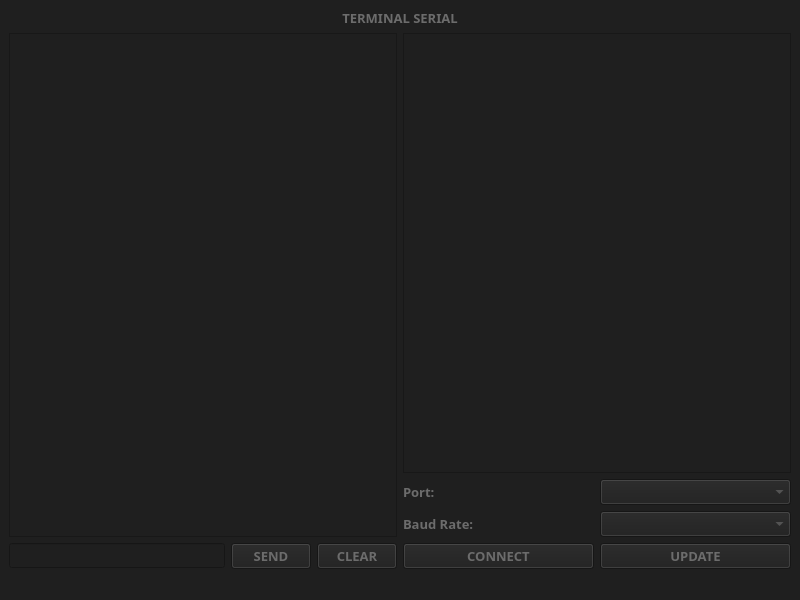
<?xml version="1.0" encoding="UTF-8"?>
<ui version="4.0">
 <class>MainWindow</class>
 <widget class="QMainWindow" name="MainWindow">
  <property name="geometry">
   <rect>
    <x>0</x>
    <y>0</y>
    <width>800</width>
    <height>600</height>
   </rect>
  </property>
  <property name="windowTitle">
   <string>MainWindow</string>
  </property>
  <property name="styleSheet">
   <string notr="true">background-color: rgb(31, 31, 31);</string>
  </property>
  <widget class="QWidget" name="centralwidget">
   <layout class="QHBoxLayout" name="horizontalLayout_7">
    <item>
     <layout class="QVBoxLayout" name="verticalLayout_4">
      <item>
       <widget class="QLabel" name="label_6">
        <property name="font">
         <font>
          <family>Segoe UI Black</family>
          <pointsize>10</pointsize>
          <weight>75</weight>
          <bold>true</bold>
         </font>
        </property>
        <property name="styleSheet">
         <string notr="true">background-color: rgb(31, 31, 31);
color: rgb(108, 108, 108);</string>
        </property>
        <property name="text">
         <string>TERMINAL SERIAL</string>
        </property>
        <property name="alignment">
         <set>Qt::AlignCenter</set>
        </property>
       </widget>
      </item>
      <item>
       <layout class="QHBoxLayout" name="horizontalLayout_5">
        <item>
         <layout class="QVBoxLayout" name="verticalLayout_2">
          <item>
           <layout class="QHBoxLayout" name="horizontalLayout_8"/>
          </item>
          <item>
           <widget class="QTextBrowser" name="Terminal">
            <property name="font">
             <font>
              <family>Segoe UI Black</family>
              <weight>75</weight>
              <bold>true</bold>
             </font>
            </property>
            <property name="styleSheet">
             <string notr="true">background-color: rgb(31, 31, 31);
color: rgb(108, 108, 108);</string>
            </property>
           </widget>
          </item>
          <item>
           <layout class="QHBoxLayout" name="horizontalLayout_4">
            <item>
             <widget class="QLineEdit" name="input">
              <property name="font">
               <font>
                <family>Segoe UI Black</family>
                <pointsize>9</pointsize>
                <weight>75</weight>
                <bold>true</bold>
               </font>
              </property>
              <property name="styleSheet">
               <string notr="true">background-color: rgb(31, 31, 31);
color: rgb(108, 108, 108);
alternate-background-color: rgb(0, 0, 0);
border-color: rgb(17, 17, 17);</string>
              </property>
             </widget>
            </item>
            <item>
             <widget class="QPushButton" name="sendBtn">
              <property name="font">
               <font>
                <family>Segoe UI Black</family>
                <pointsize>10</pointsize>
                <weight>75</weight>
                <bold>true</bold>
               </font>
              </property>
              <property name="styleSheet">
               <string notr="true">background-color: rgb(31, 31, 31);
color: rgb(108, 108, 108);</string>
              </property>
              <property name="text">
               <string>SEND</string>
              </property>
             </widget>
            </item>
            <item>
             <widget class="QPushButton" name="clearBtn">
              <property name="font">
               <font>
                <family>Segoe UI Black</family>
                <pointsize>10</pointsize>
                <weight>75</weight>
                <bold>true</bold>
               </font>
              </property>
              <property name="styleSheet">
               <string notr="true">background-color: rgb(31, 31, 31);
color: rgb(108, 108, 108);</string>
              </property>
              <property name="text">
               <string>CLEAR</string>
              </property>
             </widget>
            </item>
           </layout>
          </item>
         </layout>
        </item>
        <item>
         <layout class="QVBoxLayout" name="verticalLayout_3">
          <item>
           <widget class="QTextBrowser" name="textBrowser_2">
            <property name="styleSheet">
             <string notr="true">border-image: url(:/yeni/SdBzdDgFRJC9X8ppW678Ww.jpg);</string>
            </property>
           </widget>
          </item>
          <item>
           <layout class="QVBoxLayout" name="verticalLayout">
            <item>
             <layout class="QHBoxLayout" name="horizontalLayout">
              <item>
               <widget class="QLabel" name="label_2">
                <property name="font">
                 <font>
                  <family>Segoe UI Black</family>
                  <pointsize>10</pointsize>
                  <weight>75</weight>
                  <bold>true</bold>
                 </font>
                </property>
                <property name="styleSheet">
                 <string notr="true">background-color: rgb(31, 31, 31);
color: rgb(108, 108, 108);</string>
                </property>
                <property name="text">
                 <string>Port:</string>
                </property>
               </widget>
              </item>
              <item>
               <widget class="QComboBox" name="portList">
                <property name="font">
                 <font>
                  <family>Segoe UI Black</family>
                  <pointsize>10</pointsize>
                  <weight>75</weight>
                  <bold>true</bold>
                 </font>
                </property>
                <property name="styleSheet">
                 <string notr="true">background-color: rgb(31, 31, 31);
color: rgb(108, 108, 108);</string>
                </property>
               </widget>
              </item>
             </layout>
            </item>
            <item>
             <layout class="QHBoxLayout" name="horizontalLayout_2">
              <item>
               <widget class="QLabel" name="label_3">
                <property name="font">
                 <font>
                  <family>Segoe UI Black</family>
                  <pointsize>10</pointsize>
                  <weight>75</weight>
                  <bold>true</bold>
                 </font>
                </property>
                <property name="styleSheet">
                 <string notr="true">background-color: rgb(31, 31, 31);
color: rgb(108, 108, 108);</string>
                </property>
                <property name="text">
                 <string>Baud Rate:</string>
                </property>
               </widget>
              </item>
              <item>
               <widget class="QComboBox" name="BaudList">
                <property name="font">
                 <font>
                  <family>Segoe UI Black</family>
                  <pointsize>10</pointsize>
                  <weight>75</weight>
                  <bold>true</bold>
                 </font>
                </property>
                <property name="styleSheet">
                 <string notr="true">background-color: rgb(31, 31, 31);
color: rgb(108, 108, 108);</string>
                </property>
               </widget>
              </item>
             </layout>
            </item>
            <item>
             <layout class="QHBoxLayout" name="horizontalLayout_3">
              <item>
               <widget class="QPushButton" name="connectBtn">
                <property name="font">
                 <font>
                  <family>Segoe UI Black</family>
                  <pointsize>10</pointsize>
                  <weight>75</weight>
                  <bold>true</bold>
                 </font>
                </property>
                <property name="styleSheet">
                 <string notr="true">#connectBtn
{
color: rgb(108, 108, 108);
}
#connectBtn:checked{
background-color: rgb(0, 0, 0);
}
</string>
                </property>
                <property name="text">
                 <string>CONNECT</string>
                </property>
                <property name="checkable">
                 <bool>true</bool>
                </property>
               </widget>
              </item>
              <item>
               <widget class="QPushButton" name="updateBtn">
                <property name="font">
                 <font>
                  <family>Segoe UI Black</family>
                  <pointsize>10</pointsize>
                  <weight>75</weight>
                  <bold>true</bold>
                 </font>
                </property>
                <property name="styleSheet">
                 <string notr="true">background-color: rgb(31, 31, 31);
color: rgb(108, 108, 108);</string>
                </property>
                <property name="text">
                 <string>UPDATE</string>
                </property>
               </widget>
              </item>
             </layout>
            </item>
           </layout>
          </item>
         </layout>
        </item>
       </layout>
      </item>
      <item>
       <layout class="QHBoxLayout" name="horizontalLayout_6"/>
      </item>
     </layout>
    </item>
   </layout>
  </widget>
  <widget class="QMenuBar" name="menubar">
   <property name="geometry">
    <rect>
     <x>0</x>
     <y>0</y>
     <width>800</width>
     <height>26</height>
    </rect>
   </property>
  </widget>
  <widget class="QStatusBar" name="statusbar"/>
 </widget>
 <resources>
  <include location="yeni.qrc"/>
 </resources>
 <connections/>
</ui>
